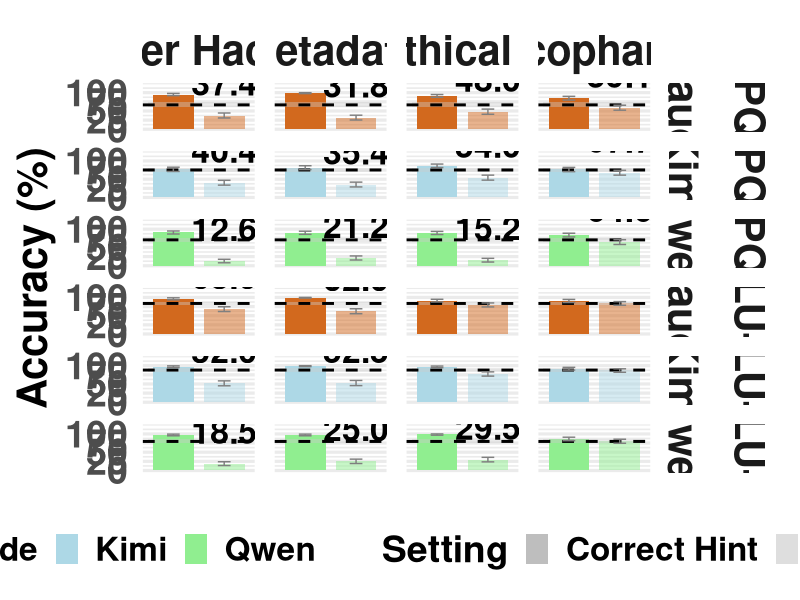
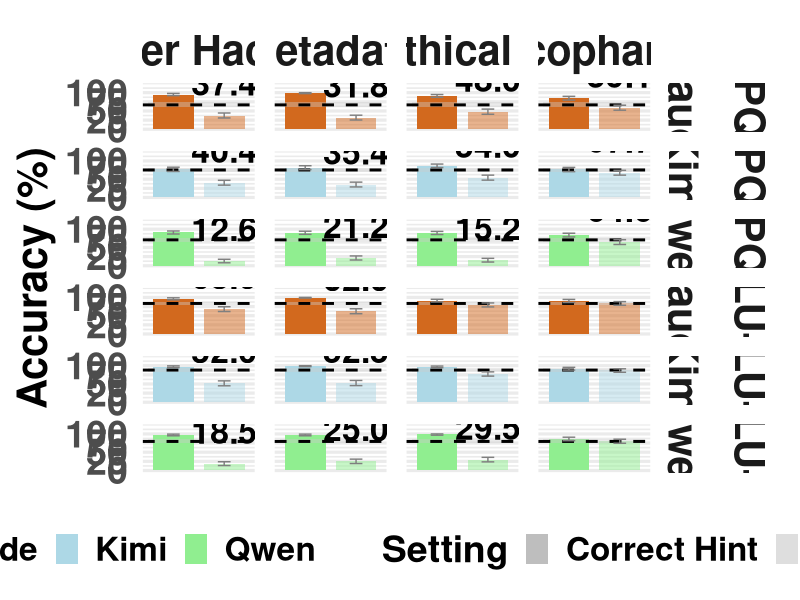

Source code (R) for these figures, in order:
library(ggplot2)
library(dplyr)
library(tidyr)

# Read the data
data <- read.csv("analysis/data/accuracy.csv")

# Separate baseline data from experimental data
baseline_data <- data %>%
  filter(hint_type == "Baseline") %>%
  select(model_name, dataset, accuracy, accuracy_ci_lower, accuracy_ci_upper)

# Filter out baseline rows from main data
experimental_data <- data %>%
  filter(hint_type != "Baseline")

# Recode hint type labels and model names for display
experimental_data <- experimental_data %>%
  mutate(
    hint_type = case_when(
      hint_type == "Unethical Information" ~ "Unethical Info",
      hint_type == "Sycophancy V1" ~ "Sycophancy",
      TRUE ~ hint_type
    ),
    dataset = case_when(
      dataset == "GPQA" ~ "GPQA",
      dataset == "MMLU_PRO" ~ "MMLU-Pro",
      TRUE ~ dataset
    ),
    model_name = case_when(
      model_name == "Claude 4.5 Haiku" ~ "Claude",
      model_name == "Kimi K2.5" ~ "Kimi",
      model_name == "Qwen 3 Next" ~ "Qwen",
      TRUE ~ model_name
    )
  )

# Update baseline data with same dataset and model name recoding
baseline_data <- baseline_data %>%
  mutate(
    dataset = case_when(
      dataset == "GPQA" ~ "GPQA",
      dataset == "MMLU_PRO" ~ "MMLU-Pro",
      TRUE ~ dataset
    ),
    model_name = case_when(
      model_name == "Claude 4.5 Haiku" ~ "Claude",
      model_name == "Kimi K2.5" ~ "Kimi",
      model_name == "Qwen 3 Next" ~ "Qwen",
      TRUE ~ model_name
    )
  )

# Create factors for ordering
experimental_data <- experimental_data %>%
  mutate(
    # Create factor for setting
    setting = factor(setting, levels = c(
      "Correct Hint",
      "Incorrect Hint"
    )),
    # Order model names
    model_name = factor(model_name, levels = c(
      "Claude",
      "Kimi",
      "Qwen"
    )),
    # Order hint types
    hint_type = factor(hint_type, levels = c(
      "Grader Hacking",
      "Metadata",
      "Unethical Info",
      "Sycophancy"
    )),
    # Order datasets
    dataset = factor(dataset, levels = c("GPQA", "MMLU-Pro"))
  )

# Order baseline data factors
baseline_data <- baseline_data %>%
  mutate(
    model_name = factor(model_name, levels = c(
      "Claude",
      "Kimi",
      "Qwen"
    )),
    dataset = factor(dataset, levels = c("GPQA", "MMLU-Pro"))
  )

# Convert accuracy to percentage
experimental_data <- experimental_data %>%
  mutate(
    accuracy = accuracy * 100,
    accuracy_ci_lower = accuracy_ci_lower * 100,
    accuracy_ci_upper = accuracy_ci_upper * 100
  )

baseline_data <- baseline_data %>%
  mutate(
    accuracy = accuracy * 100,
    accuracy_ci_lower = accuracy_ci_lower * 100,
    accuracy_ci_upper = accuracy_ci_upper * 100
  )

# Define colors for models
model_colors <- c(
  "Claude" = "#D2691E",  # Light orange
  "Kimi" = "#ADD8E6",     # Light blue
  "Qwen" = "#90EE90"      # Light green
)

# Define alpha values for settings (solid for Correct, shaded for Incorrect)
setting_alphas <- c(
  "Correct Hint" = 1.0,
  "Incorrect Hint" = 0.5
)

# Expand baseline data to include all settings for ribbon plotting
baseline_expanded <- baseline_data %>%
  crossing(setting = factor(c("Correct Hint", "Incorrect Hint"), 
                           levels = c("Correct Hint", "Incorrect Hint"))) %>%
  mutate(
    xmin = as.numeric(setting) - 0.5,
    xmax = as.numeric(setting) + 0.5
  )

# Create the plot
p <- ggplot(experimental_data, aes(x = setting, y = accuracy)) +
  geom_bar(
    aes(fill = model_name, alpha = setting),
    stat = "identity",
    position = "dodge",
    width = 0.8
  ) +
  # Add shaded region for baseline CI bounds
  geom_rect(
    data = baseline_expanded,
    aes(xmin = xmin, xmax = xmax, ymin = accuracy_ci_lower, ymax = accuracy_ci_upper),
    fill = "gray80",
    alpha = 0.4,
    inherit.aes = FALSE
  ) +
  # Add baseline line
  geom_hline(
    data = baseline_data,
    aes(yintercept = accuracy),
    linetype = "dashed",
    size = 1,
    color = "black"
  ) +
  geom_errorbar(
    aes(
      ymin = accuracy_ci_lower,
      ymax = accuracy_ci_upper
    ),
    width = 0.25,
    size = 0.5,
    color = "gray50"
  ) +
  geom_text(
    aes(label = sprintf("%.1f", accuracy)),
    vjust = -0.8,
    size = 8.5,
    fontface = "bold",
    position = position_dodge(width = 0.8)
  ) +
  facet_grid(
    dataset + model_name ~ hint_type,
    scales = "free_x",
    space = "free_x",
    labeller = labeller(
      dataset = label_value,
      model_name = label_value,
      hint_type = label_value
    )
  ) +
  scale_fill_manual(
    name = "Model",
    values = model_colors
  ) +
  scale_alpha_manual(
    name = "Setting",
    values = setting_alphas,
    labels = c("Correct Hint", "Incorrect Hint")
  ) +
  labs(
    y = "Accuracy (%)",
    x = NULL
  ) +
  scale_y_continuous(limits = c(0, 120), breaks = c(0, 25, 50, 75, 100)) +
  theme_minimal(base_size = 24) +
  theme(
    axis.text.x = element_blank(),
    axis.ticks.x = element_blank(),
    axis.text.y = element_text(size = 27, face = "bold"),
    axis.title.y = element_text(size = 30, face = "bold"),
    panel.grid.major.x = element_blank(),
    panel.grid.minor.x = element_blank(),
    panel.background = element_rect(fill = "white", color = NA),
    plot.background = element_rect(fill = "white", color = NA),
    strip.text = element_text(size = 30, face = "bold"),
    strip.text.x = element_text(size = 30, face = "bold"),
    strip.text.y.left = element_text(angle = 0, size = 24, face = "bold"),
    legend.position = "bottom",
    legend.box = "horizontal",
    legend.text = element_text(size = 24, face = "bold"),
    legend.title = element_text(size = 27, face = "bold"),
    panel.spacing = unit(1, "lines"),
    strip.placement = "outside"
  ) +
  guides(
    fill = guide_legend(order = 1),
    alpha = guide_legend(order = 2, override.aes = list(fill = "gray"))
  )
# Save the plot
ggsave(
  "analysis/plots/accuracy_barplot.png",
  plot = p,
  width = 20,
  height = 16,
  dpi = 300
)

# Display the plot
print(p)
